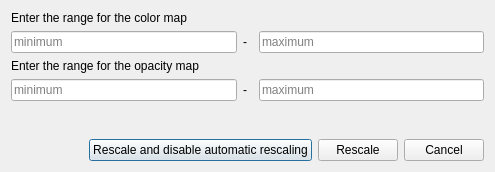
<?xml version="1.0" encoding="UTF-8"?>
<ui version="4.0">
 <class>pqRescaleRangeDialog</class>
 <widget class="QDialog" name="pqRescaleRangeDialog">
  <property name="geometry">
   <rect>
    <x>0</x>
    <y>0</y>
    <width>495</width>
    <height>172</height>
   </rect>
  </property>
  <property name="windowTitle">
   <string>Set Range</string>
  </property>
  <layout class="QGridLayout" name="gridLayout" rowstretch="0,0,0,0,0,0,0">
   <item row="2" column="0">
    <widget class="QLabel" name="OpacityLabel">
     <property name="text">
      <string>Enter the range for the opacity map</string>
     </property>
    </widget>
   </item>
   <item row="3" column="0">
    <widget class="pqDoubleLineEdit" name="MinimumOpacityScalar">
     <property name="toolTip">
      <string>Enter the new range minimum for the opacity map here.</string>
     </property>
     <property name="text">
      <string/>
     </property>
     <property name="placeholderText">
      <string>minimum</string>
     </property>
    </widget>
   </item>
   <item row="3" column="1">
    <widget class="QLabel" name="OpacityHyphenLabel">
     <property name="text">
      <string>-</string>
     </property>
    </widget>
   </item>
   <item row="6" column="0" colspan="4">
    <layout class="QHBoxLayout">
     <property name="spacing">
      <number>6</number>
     </property>
     <property name="margin">
      <number>0</number>
     </property>
     <item>
      <spacer>
       <property name="orientation">
        <enum>Qt::Horizontal</enum>
       </property>
       <property name="sizeHint" stdset="0">
        <size>
         <width>40</width>
         <height>20</height>
        </size>
       </property>
      </spacer>
     </item>
     <item>
      <widget class="QPushButton" name="RescaleButton">
       <property name="toolTip">
        <string>Rescale and lock the color map to avoid automatic rescaling.</string>
       </property>
       <property name="text">
        <string>Rescale and disable automatic rescaling</string>
       </property>
       <property name="default">
        <bool>true</bool>
       </property>
      </widget>
     </item>
     <item>
      <widget class="QPushButton" name="RescaleOnlyButton">
       <property name="toolTip">
        <string>Rescale and leave automatic rescaling mode unchanged.</string>
       </property>
       <property name="text">
        <string>Rescale</string>
       </property>
      </widget>
     </item>
     <item>
      <widget class="QPushButton" name="CancelButton">
       <property name="toolTip">
        <string>Close without rescaling</string>
       </property>
       <property name="text">
        <string>Cancel</string>
       </property>
      </widget>
     </item>
    </layout>
   </item>
   <item row="0" column="0" colspan="4">
    <widget class="QLabel" name="ColorMapLabel">
     <property name="toolTip">
      <string/>
     </property>
     <property name="text">
      <string>&lt;html&gt;&lt;head/&gt;&lt;body&gt;&lt;p&gt;Enter the range for the color map&lt;/p&gt;&lt;/body&gt;&lt;/html&gt;</string>
     </property>
     <property name="alignment">
      <set>Qt::AlignLeading|Qt::AlignLeft|Qt::AlignTop</set>
     </property>
     <property name="wordWrap">
      <bool>true</bool>
     </property>
    </widget>
   </item>
   <item row="1" column="1">
    <widget class="QLabel" name="ColorHyphenLabel">
     <property name="text">
      <string>-</string>
     </property>
    </widget>
   </item>
   <item row="1" column="0">
    <widget class="pqDoubleLineEdit" name="MinimumScalar">
     <property name="toolTip">
      <string>Enter the new range minimum for the color map here.</string>
     </property>
     <property name="placeholderText">
      <string>minimum</string>
     </property>
    </widget>
   </item>
   <item row="4" column="0">
    <spacer name="verticalSpacer">
     <property name="orientation">
      <enum>Qt::Vertical</enum>
     </property>
     <property name="sizeHint" stdset="0">
      <size>
       <width>20</width>
       <height>40</height>
      </size>
     </property>
    </spacer>
   </item>
   <item row="1" column="3">
    <widget class="pqDoubleLineEdit" name="MaximumScalar">
     <property name="toolTip">
      <string>Enter the new range maximum for the color map here.</string>
     </property>
     <property name="placeholderText">
      <string>maximum</string>
     </property>
    </widget>
   </item>
   <item row="3" column="3">
    <widget class="pqDoubleLineEdit" name="MaximumOpacityScalar">
     <property name="toolTip">
      <string>Enter the new range maximum for the opacity map here.</string>
     </property>
     <property name="text">
      <string/>
     </property>
     <property name="placeholderText">
      <string>maximum</string>
     </property>
    </widget>
   </item>
  </layout>
 </widget>
 <customwidgets>
  <customwidget>
   <class>pqDoubleLineEdit</class>
   <extends>QLineEdit</extends>
   <header>pqDoubleLineEdit.h</header>
  </customwidget>
 </customwidgets>
 <tabstops>
  <tabstop>MinimumScalar</tabstop>
  <tabstop>MaximumScalar</tabstop>
  <tabstop>MinimumOpacityScalar</tabstop>
  <tabstop>MaximumOpacityScalar</tabstop>
  <tabstop>RescaleButton</tabstop>
  <tabstop>RescaleOnlyButton</tabstop>
  <tabstop>CancelButton</tabstop>
 </tabstops>
 <resources/>
 <connections/>
</ui>
